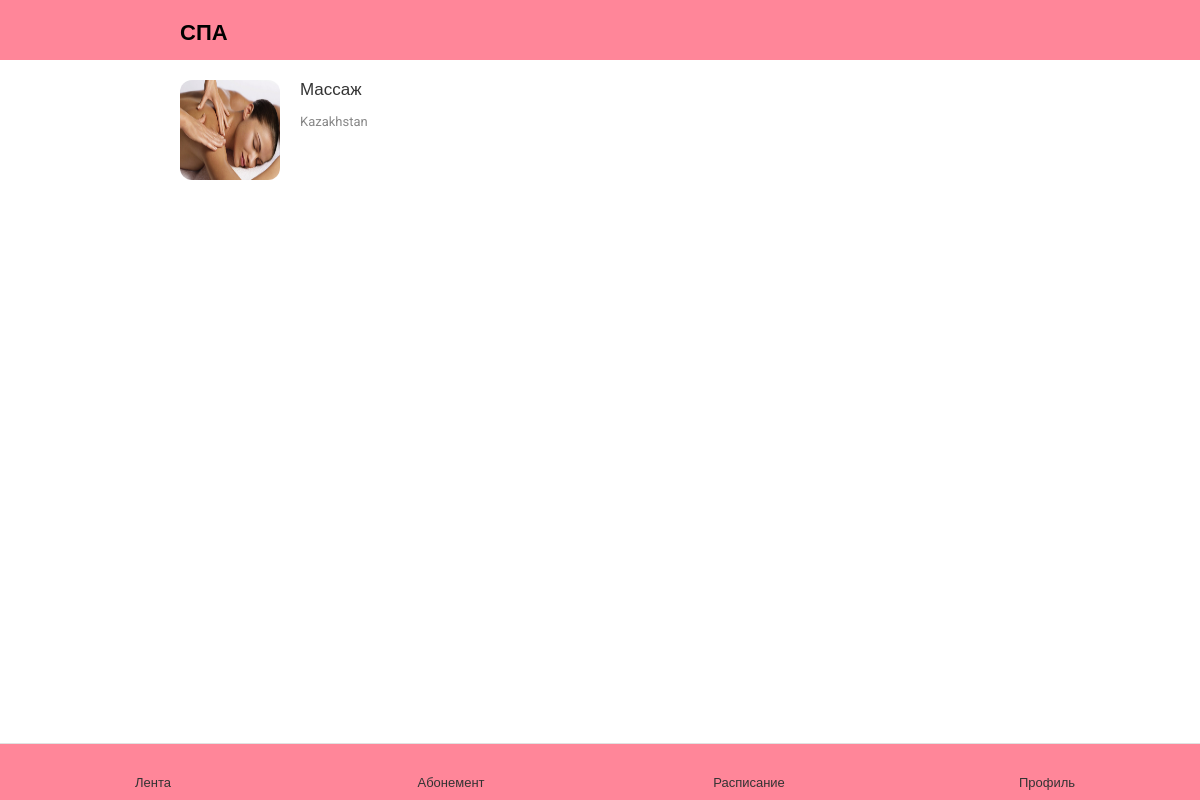
Screenshot of /main/procedure/list/1 with the database file from the repository.
### main_app/models.py (models this page shows, shortened)
class ProcedureCategory(models.Model):
    CATEGORY_TYPE = (
        (1, "Процедуры"),
        (2, "Салоны"),
    )
    title = models.CharField(max_length=50)
    img = models.ImageField(upload_to='images')
    category_type = models.IntegerField(choices=CATEGORY_TYPE)

class Procedure(models.Model):
    title = models.CharField(max_length=100)
    img = models.ImageField(upload_to='images')
    description = models.TextField()
    category = models.ForeignKey(ProcedureCategory, on_delete=models.CASCADE)
    address = models.CharField(max_length=100)
    phone_number = models.CharField(max_length=100)
    duration = models.IntegerField()
    limit = models.IntegerField()

### main_app/views.py (the view)
# urls.py: path('procedure/list/<int:category>', views.ProcedureListView.as_view(),
class ProcedureListView(TemplateResponseMixin, View):
    template_name = 'procedure_list.html'
    def get(self, request, *args, **kwargs):
        category = self.kwargs.get('category')
        category = ProcedureCategory.objects.get(id=category)
        procedures = Procedure.objects.filter(category=category)
        return self.render_to_response({
            'procedures': procedures, 'category': category
            })

### templates/procedure_list.html (shortened to what this page needs)
{% extends 'base.html' %}
{% load static %}
{% load widget_tweaks %}
{% block content %}
<div class="main-wrapper">
	<div class="navbar">
		<div class="container">
			<div class="panel-control-left">
				<a href="" data-activates="slide-out-left" class="sidenav-control-left">
					<div class="site-title">
						<h1>{{ category.title}}</h1>
					</div>
				</a>
			</div>
			<div class="panel-control-right">
				<a href="faq.html#" data-activates="slide-out-right" class="sidenav-control-right">
					<i class="fa fa-sign-out" aria-hidden="true"></i>
				</a>
			</div>
		</div>
	</div>
	<div class="cart-section section-gap-top-30" style="margin-top: 80px">
	    <div class="container">
			<div class="block">
				{% for procedure in procedures %}
				<div class="content">
					<div class="image">
						<img src="{{procedure.img.url}}" alt="" style="height: 100px">
					</div>
					<div class="text">
						<a href="{% url 'main:procedure_detail' procedure.id %}"><h4>{{procedure.title}}</h4></a>
						<p class="location">
							{{procedure.address}}
						</p>
					</div>
				</div>
				{% endfor %}
			</div>
		</div>
	</div>
</div>
{% endblock %}

### static/css/style.css (style rules this page uses)
*,*:before,*:after { -webkit-box-sizing:border-box;-moz-box-sizing:border-box;box-sizing:border-box }
body { margin:0;padding:0;background:#fff;color:#888;font-family:'Roboto', sans-serif;font-size:13px }
h1,h2,h3,h4,h5,h6 { padding:0;margin:0;color:#343434;font-family:'Roboto', sans-serif }
h1 { font-size:36px }
h4 { font-size:26px }
a { color:#333 }
.navbar { width:100%;height:60px;padding:15px 0;z-index:9;background:#FF8699;position:fixed;top:0;left:0;right:0;text-align:center }
.site-title { display:inline-block; }
.site-title h1 { font-size:22px;padding:0;margin:0;font-weight:700;color:#000;position:relative;top:3px }
.navbar i { color:#000 }
.panel-control-left { float:left;font-size:20px }
.panel-control-right { float:right;font-size:20px }
.panel-control-right .sidenav-control-right i { right:-8px;position:relative; }

### static/css/main.css (style rules this page uses)
.section-gap-top-30 { margin-top: 30px; }
.content { display: flex; }
.content .image { position: relative; margin-right: 20px; }
.content .image img { width: 100px; border-radius: 12px; }
.content .text .location { font-size: 13px; margin-bottom: 8px; }
.content .text h4 { margin-bottom: 8px; font-size: 17px; }

### rows the page displays
ProcedureCategory: title "СПА"
Procedure: img (picture), title "Массаж", address "Kazakhstan"
